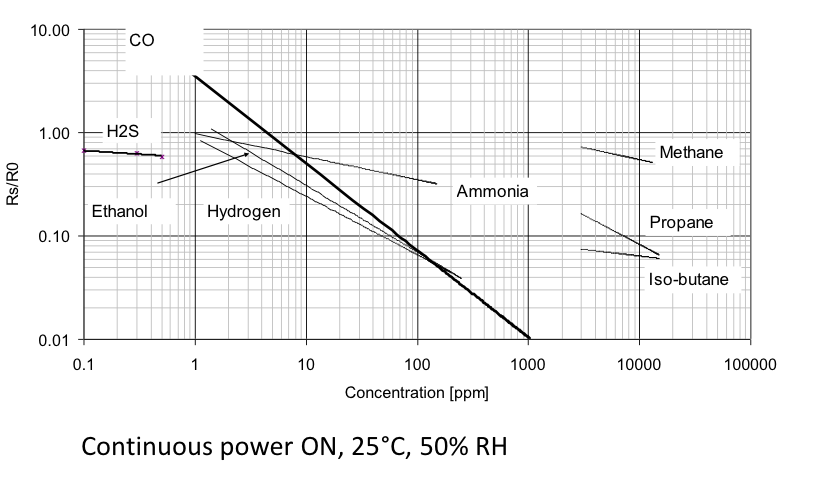
#> input picture dokumentasi/analisis/data/kurva-co-mics5524.png, 820 x 490 px
$ python digitasi_kurva_co.py
#> lines starting #> are read from the running program, lines starting #| are printed output that depends on the picture
"""Digitalisasi kurva CO MiCS-5524 dari gambar datasheet (piksel -> angka), lalu bandingkan dengan rumus di kode.
Jalankan: python3 -I digitasi_kurva_co.py   (butuh pillow dan numpy)
Sumbu dikalibrasi dari garis grid utama gambar (dideteksi otomatis). Keluaran: teks + hasil/kurva-co-overlay.png
"""
from PIL import Image, ImageDraw
import numpy as np, itertools, os
here = os.path.dirname(os.path.abspath(__file__))
src = os.path.join(here, '..', 'data', 'kurva-co-mics5524.png')
img = Image.open(src).convert('RGB'); im = np.array(img.convert('L')).astype(float)
A_KODE, BETA_KODE = 3.7, 0.856

cols = [x for x in range(60, 780) if (im[40:335, x] < 110).mean() > 0.8]   # 0.1,1,10,...,10000 ppm
#> cols = [83, 195, 306, 417, 528, 639]
rows = [y for y in range(20, 345) if (im[y, 90:750] < 110).mean() > 0.8]   # Rs/R0 = 1.00 dan 0.01
#> rows = [132, 339]
x1, x1000, y1, y001 = cols[1], cols[4], rows[0], rows[1]
#> x1 = 195; x1000 = 528; y1 = 132; y001 = 339
dx = (x1000 - x1) / 3.0; dy = (y001 - y1) / 2.0
#> after `dx = (x1000 - x1) / 3.0`: dx = 111
#> after `dy = (y001 - y1) / 2.0`: dy = 103.5
X = lambda p, s=0: 10 ** ((p - x1 + s) / dx)
Y = lambda p, s=0: 10 ** (-(p - y1 + s) / dy)
print(f'Sumbu: 1 ppm di x={x1}, 1000 ppm di x={x1000}; Rs/R0=1 di y={y1}, 0.01 di y={y001}')
#| Sumbu: 1 ppm di x=195, 1000 ppm di x=528; Rs/R0=1 di y=132, 0.01 di y=339

pts = []
for x in range(x1 + 5, x1000 - 2):                     # garis tebal CO: piksel sangat gelap dekat diagonal
    yc = 75 + (x - x1) * (y001 - 75) / (x1000 - x1)
    ys = np.arange(int(yc - 10), int(yc + 11)); m = im[ys, x] < 70
    if m.sum() >= 2: pts.append((x, ys[m].mean()))
#> this loop made 326 passes
#> yc on passes 1 to 3: 78.96, 79.76, 80.55
#> after the loop, pts = 326 pairs, first value 200 to 525, second value 80 to 335.4
pts = np.array(pts)
lx = np.log10(X(pts[:, 0])); ly = np.log10(Y(pts[:, 1]))
#> after `lx = np.log10(X(pts[:, 0]))`: lx = 326 values from 0.045 to 2.97
#> after `ly = np.log10(Y(pts[:, 1]))`: ly = 326 values, max 0.502 at index 0, min -1.97 at index 325, mean -0.729
b, a = np.polyfit(lx, ly, 1); res = ly - (a + b * lx)
#> after `b, a = np.polyfit(lx, ly, 1)`: b = -0.84; a = 0.539
#> after `res = ly - (a + b * lx)`: res = 326 values, max 0.0353 at index 113, min -0.0314 at index 168, mean 6.4e-16
print(f'Titik kurva dipakai: {len(pts)}')
#| Titik kurva dipakai: 326
print(f'Hasil ukur piksel : A = {10**a:.3f}, BETA = {-b:.3f}  (simpangan baku residu {res.std():.4f} dekade, maks {abs(res).max():.4f})')
#| Hasil ukur piksel : A = 3.460, BETA = 0.840  (simpangan baku residu 0.0091 dekade, maks 0.0353)
print(f'Nilai di kode     : A = {A_KODE}, BETA = {BETA_KODE}')
fits = []
for s in (-1.5, 0, 1.5):                                # kalibrasi sumbu Y bisa meleset +-1.5 piksel
    l2 = np.log10(Y(pts[:, 1], s)); b2, a2 = np.polyfit(lx, l2, 1); fits.append((10**a2, -b2))
#> this loop made 3 passes
#> a2 on passes 1 to 3: 0.554, 0.539, 0.525
#> after the loop, fits = [(3.58, 0.84), (3.46, 0.84), (3.35, 0.84)]
print(f'Ketidakpastian sumbu (+-1.5 piksel): A {min(f[0] for f in fits):.2f}-{max(f[0] for f in fits):.2f}, BETA {min(f[1] for f in fits):.3f}-{max(f[1] for f in fits):.3f}')
#| Ketidakpastian sumbu (+-1.5 piksel): A 3.35-3.58, BETA 0.840-0.840
print('\nppm  | Rs/R0 hasil ukur | Rs/R0 rumus kode | selisih Rs/R0 | ppm yg dibaca kode dari Rs/R0 hasil ukur')
for p in (1, 2, 5, 10, 20, 35, 60, 87, 100, 300, 1000):
    r_fit = 10 ** (a + b * np.log10(p)); r_kode = A_KODE / p ** BETA_KODE
    ppm_kode = (A_KODE / r_fit) ** (1 / BETA_KODE)
    print(f'{p:4d} | {r_fit:.4f}           | {r_kode:.4f}           | {100*(r_kode/r_fit-1):+5.1f}%        | {ppm_kode:7.1f}')
#> this loop made 11 passes
#> (r_fit, ppm_kode) on passes 1 to 11: (3.46, 1.08), (1.93, 2.14), (0.895, 5.25), (0.5, 10.37), (0.279, 20.47), (0.174, 35.46), (0.111, 60.19), (0.0812, 86.68), (0.0722, 99.38), (0.0287, 292.2), (0.0104, 952.6)
#|    1 | 3.4604           | 3.7000           |  +6.9%        |     1.1
#|    2 | 1.9327           | 2.0442           |  +5.8%        |     2.1
#|    5 | 0.8949           | 0.9330           |  +4.3%        |     5.2
#|   10 | 0.4998           | 0.5155           |  +3.1%        |    10.4
#|   20 | 0.2792           | 0.2848           |  +2.0%        |    20.5
#|   35 | 0.1744           | 0.1764           |  +1.1%        |    35.5
#|   60 | 0.1109           | 0.1112           |  +0.3%        |    60.2
#|   87 | 0.0812           | 0.0809           |  -0.3%        |    86.7
#> (further printed lines are left out)
print(f'\nFaktor sensitivitas (Rs udara / Rs pada 60 ppm) menurut kurva: {1/(10**(a+b*np.log10(60))):.1f} (rentang datasheet S60: 1.2-50)')
#| Faktor sensitivitas (Rs udara / Rs pada 60 ppm) menurut kurva: 9.0 (rentang datasheet S60: 1.2-50)

ov = img.copy(); d = ImageDraw.Draw(ov)
prev = None
for p in np.logspace(0, 3, 120):                        # garis merah = rumus kode
    px = x1 + dx * np.log10(p); py = y1 + dy * -np.log10(A_KODE / p ** BETA_KODE)
    if prev: d.line([prev, (px, py)], fill=(255, 0, 0), width=1)
    prev = (px, py)
#> this loop made 120 passes
#> (px, py) on passes 1 to 12: (195, 73.19), (197.8, 75.42), (200.6, 77.66), (203.4, 79.89), (206.2, 82.13), (209, 84.36), (211.8, 86.59), (214.6, 88.83), (217.4, 91.06), (220.2, 93.29), (223, 95.53), (225.8, 97.76)
ov.save(os.path.join(here, '..', 'hasil', 'kurva-co-overlay.png'))
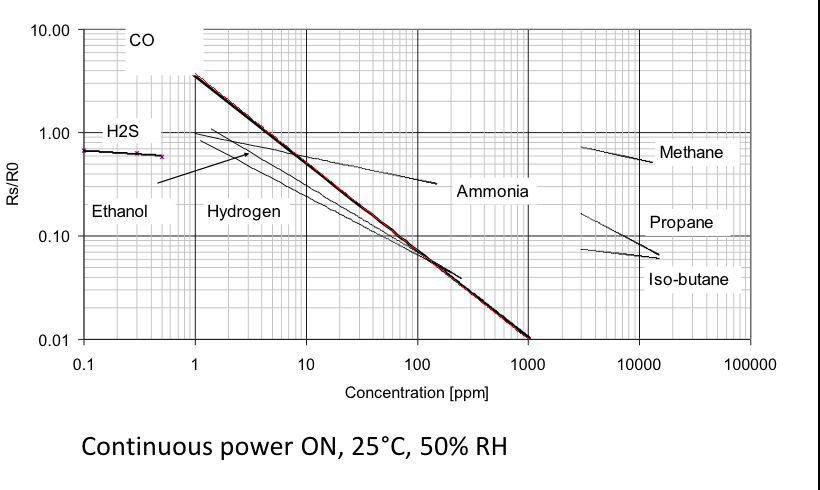
#> saved as kurva-co-overlay.png: PIL image 820x490 RGB; mean R, G, B 243, 242.7, 242.8
